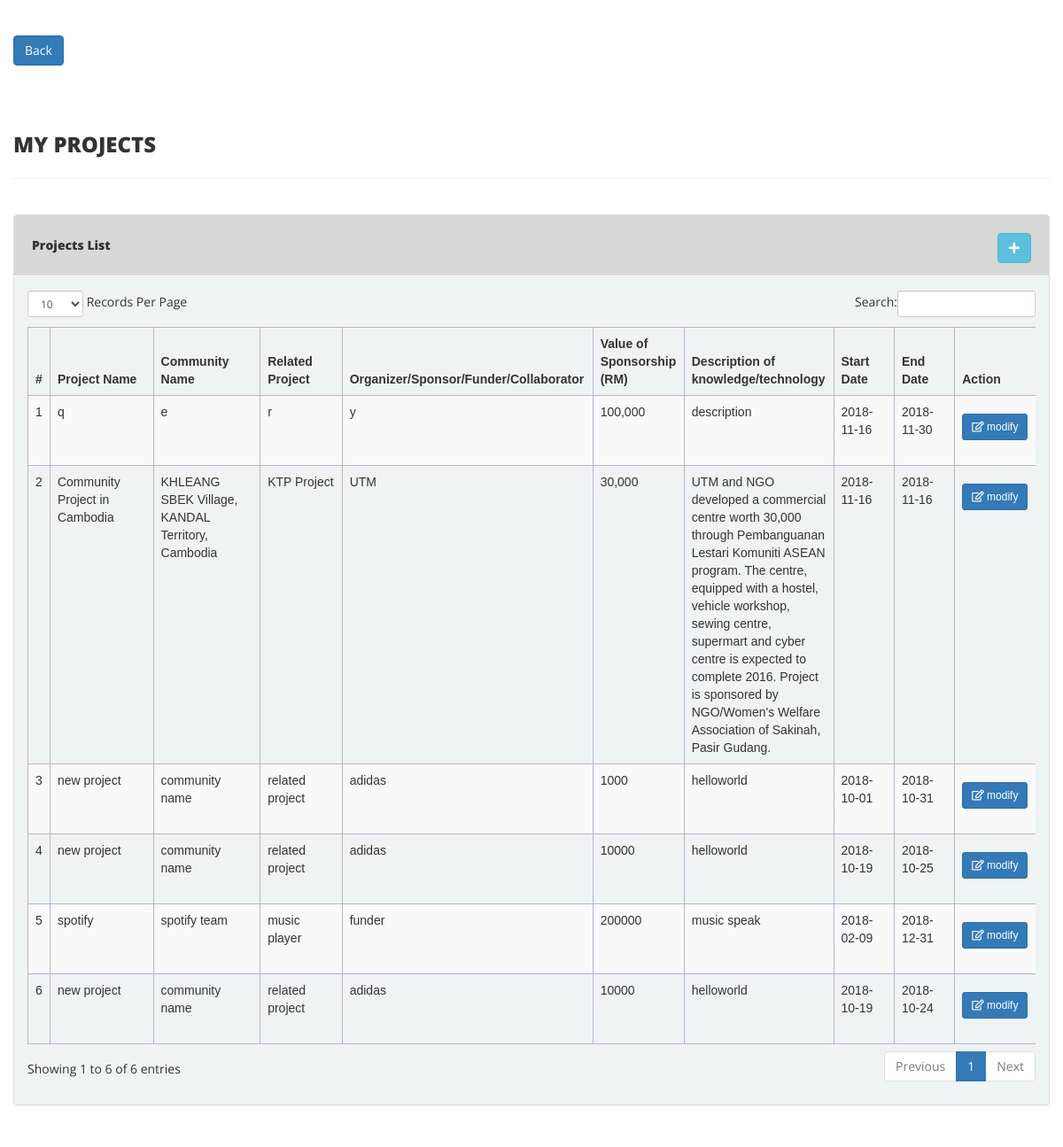
The app's page /fyp_HW/view-projects-details.php (signed in) with its own data.
### tables this page shows
CREATE TABLE `projects` (
  `id` int(11) NOT NULL,
  `projName` varchar(255) NOT NULL,
  `communityName` varchar(255) NOT NULL,
  `relatedProj` varchar(255) NOT NULL,
  `organizer` varchar(255) NOT NULL,
  `sponsorship` varchar(11) NOT NULL,
  `description` varchar(20000) NOT NULL,
  `startDate` date NOT NULL,
  `endDate` date NOT NULL,
  `user_ID` varchar(255) NOT NULL
);

### fyp_HW/view-projects-details.php (the view, shortened to what this page needs)
<?php
include('inc/config.php');
if(strlen($_SESSION['user_ID'])==0)
{
    header('location:index.php');
}
else{
    ?>
    <!DOCTYPE html>
    <html xmlns="http://www.w3.org/1999/xhtml">
    <head>
        <link href="assets/assets/css/bootstrap.css" rel="stylesheet" />
        <link href="assets/assets/css/font-awesome.css" rel="stylesheet" />
        <link href="assets/assets/js/dataTables/dataTables.bootstrap.css" rel="stylesheet" />
        <link href="assets/assets/css/style.css" rel="stylesheet" />
        <link rel="stylesheet" href="https://use.fontawesome.com/releases/v5.5.0/css/all.css">
    </head>
    <body>
    <div class="content-wrapper">
        <div class="container-fluid">
            <a class="btn btn-primary" href="dashboard.php" role="button">Back</a> <br><br><br>
            <div class="row pad-botm">
                <div class="col-md-12">
                    <h3 class="header-line"> My Projects</h3>
                </div>
                <div class="row">
                </div>
            </div>
            <div class="row">
                <div class="col-md-12">
                    <div class="panel panel-default">
                        <div class="panel-heading" style="padding: 20px;" >
                            Projects List
                            <a href="projects.php">
                                <button type="submit"  class="btn btn-info btn- update" style="float: right;">
                                    <i class="fa fa-plus"></i>
                                </button>
                            </a>
                        </div>
                        <div class="panel-body">
                            <div class="table-responsive">
                                <table class="table table-striped table-bordered table-hover" id="dataTables-example">
                                    <thead>
                                    <tr>
                                        <th>#</th>
                                        <th style="width: 150px">Project Name</th>
                                        <th style="width: 150px">Community Name</th>
                                        <th style="width: 120px">Related Project</th>
                                        <th style="width: 80px">Organizer/Sponsor/Funder/Collaborator</th>
                                        <th>Value of Sponsorship (RM)</th>
                                        <th>Description of knowledge/technology</th>
                                        <th style="width: 80px">Start Date</th>
                                        <th style="width: 80px">End Date</th>
                                        <th>Action</th>
                                    </tr>
                                    </thead>
                                    <tbody>
                                    <?php
                                    $user_ID = $_SESSION['user_ID'];
                                    $sql = "SELECT * from projects where user_ID = $user_ID order by id desc;";
                                    $query = $dbh -> prepare($sql);
                                    $query->execute();
                                    $results=$query->fetchAll(PDO::FETCH_OBJ);
                                    $cnt=1;
                                    if($query->rowCount() > 0) {
                                        foreach($results as $result) {
                                            ?>
                                            <tr class="odd gradeX">
                                                <td class="center"><?php echo htmlentities($cnt);?></td>
                                                <td class="center"><?php echo htmlentities($result->projName);?></td>
                                                <td class="center"><?php echo htmlentities($result->communityName);?></td>
                                                <td class="center"><?php echo htmlentities($result->relatedProj);?></td>
                                                <td class="center"><?php echo htmlentities($result->organizer);?></td>
                                                <td class="center"><?php echo htmlentities($result->sponsorship);?></td>
                                                <td class="center"><?php echo htmlentities($result->description);?></td>
                                                <td class="center"><?php echo htmlentities($result->startDate);?></td>
                                                <td class="center"><?php echo htmlentities($result->endDate);?></td>
                                                <td class="center">
                                                    <form action="manage-project.php"  method="get">
                                                        <button style="margin-top: 12px;" type="submit" class="btn btn-primary btn-sm update"><i class="far fa-edit"></i> modify</button>
                                                    </form>
                                                    <br/>
                                                </td>
                                            </tr>
                                            <?php $cnt=$cnt+1;}} ?>
                                    </tbody>
                                </table>
                            </div>
                        </div>
                    </div>
                </div>
            </div>
        </div>
    </div>
    </body>
    </html>
<?php } ?>

### fyp_HW/assets/assets/css/style.css (style rules this page uses)
.content-wrapper { margin-top: 40px; min-height:800px; padding-bottom:90px; }
.header-line { font-weight:900; padding-bottom:25px; border-bottom:1px solid #eeeeee; text-transform:uppercase; }
.pad-botm { padding-bottom:30px; }
.panel { background-color: #f0f0f0; }
.panel-default > .panel-heading { color: #333; font-weight: 800; background-color: #d8d8d8; border-color: #fff; }
table { font-family: 'Poppins', sans-serif; }
table.table-bordered { border:1px solid #bbb1d1; margin-top:20px; }
table.table-bordered > thead > tr > th { border:1px solid #bbb1d1; }
table.table-bordered > tbody > tr > td { border:1px solid #bbb1d1; }
.panel-body { background-color: #e6fbfc4d; }

### records on screen
projects: projName "q", communityName "e", relatedProj "r", organizer "y", sponsorship "100,000", description "description", startDate "2018-11-16", endDate "2018-11-30"
projects: projName "Community Project in Cambodia", communityName "KHLEANG SBEK Village, KANDAL Territory, Cambodia", relatedProj "KTP Project", organizer "UTM", sponsorship "30,000", description "UTM and NGO developed a commercial centre worth 30,000 through Pembanguanan Lestari Komuniti ASEAN program. The centre, equipped with a hostel, vehicle workshop, sewing centre, supermart and cyber centre is expected to complete 2016. Project is sponsored by NGO/Women's Welfare Association of Sakinah, Pasir Gudang.", startDate "2018-11-16", endDate "2018-11-16"
projects: projName "new project", communityName "community name", relatedProj "related project", organizer "adidas", sponsorship "1000", description "helloworld", startDate "2018-10-01", endDate "2018-10-31"
projects: projName "new project", communityName "community name", relatedProj "related project", organizer "adidas", sponsorship "10000", description "helloworld", startDate "2018-10-19", endDate "2018-10-25"
projects: projName "spotify", communityName "spotify team", relatedProj "music player", organizer "funder", sponsorship "200000", description "music speak", startDate "2018-02-09", endDate "2018-12-31"
projects: projName "new project", communityName "community name", relatedProj "related project", organizer "adidas", sponsorship "10000", description "helloworld", startDate "2018-10-19", endDate "2018-10-24"
